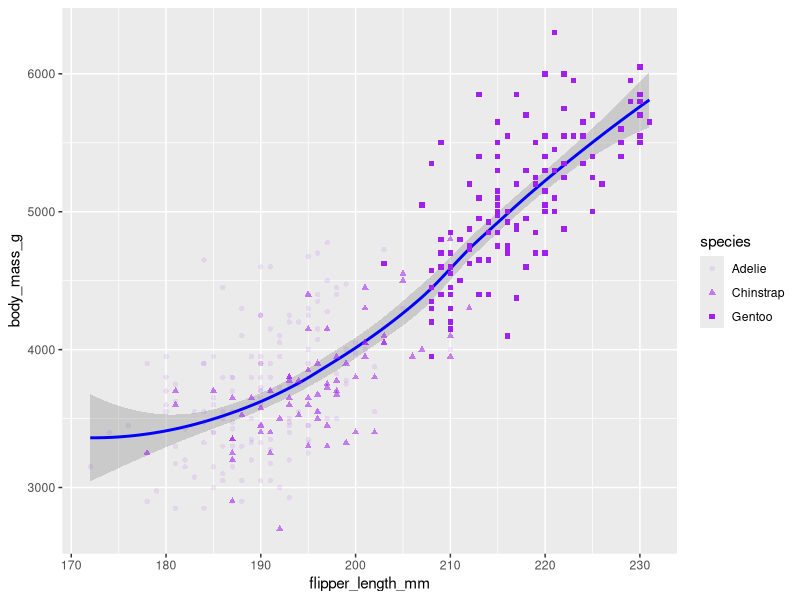
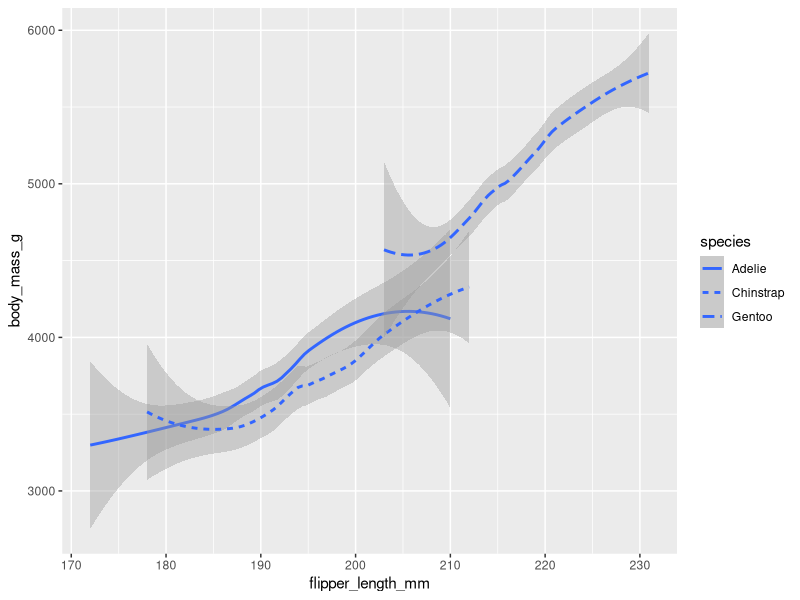
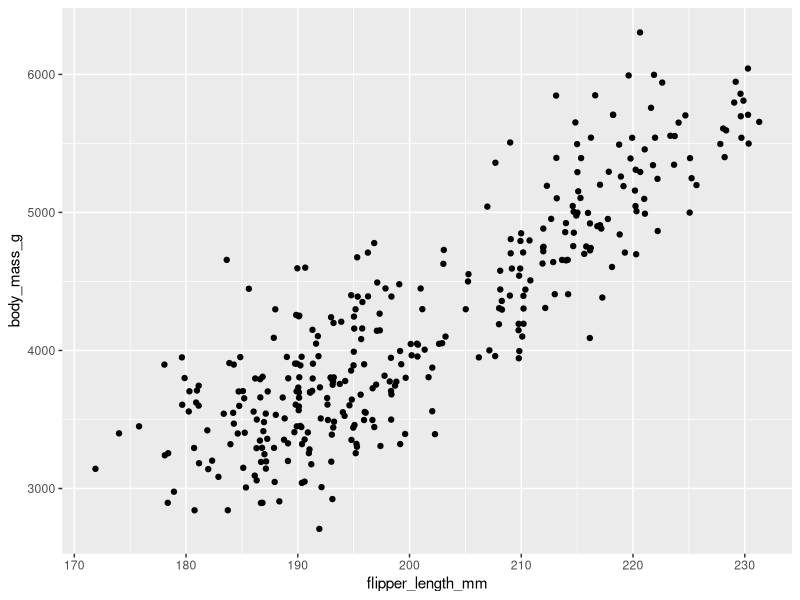
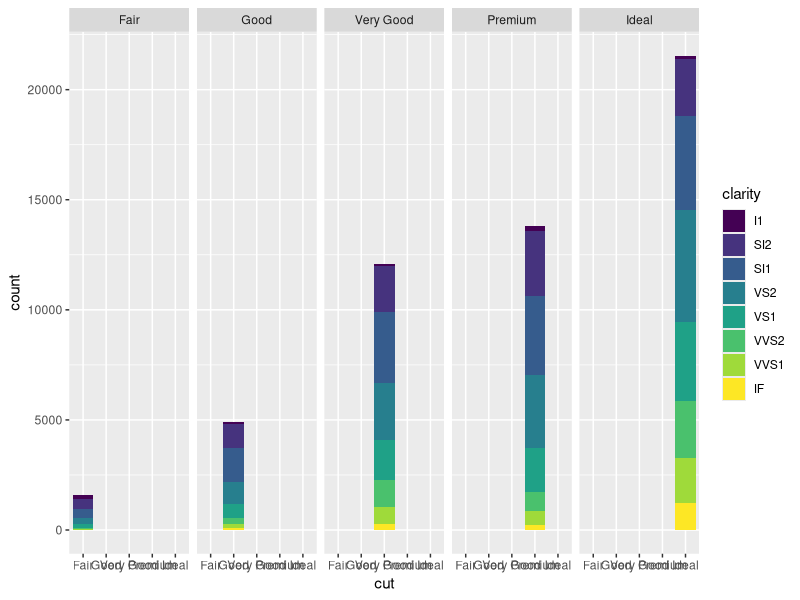
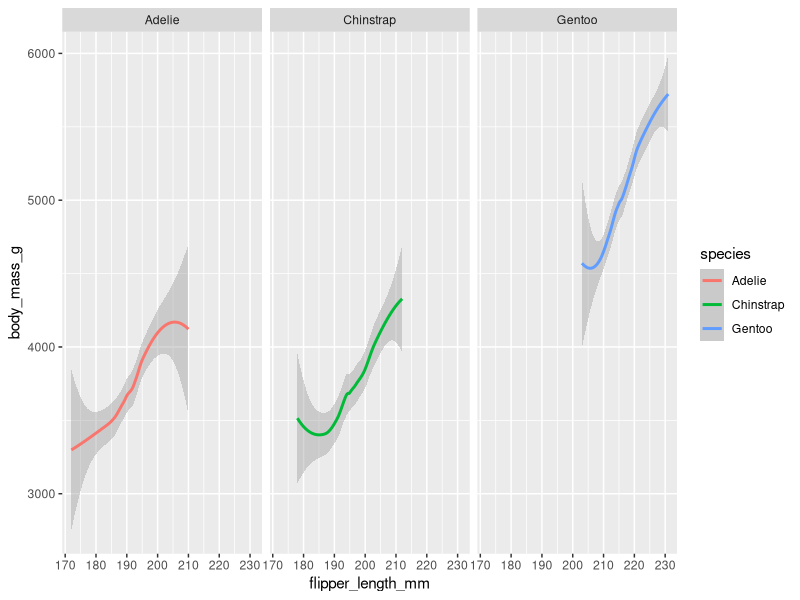
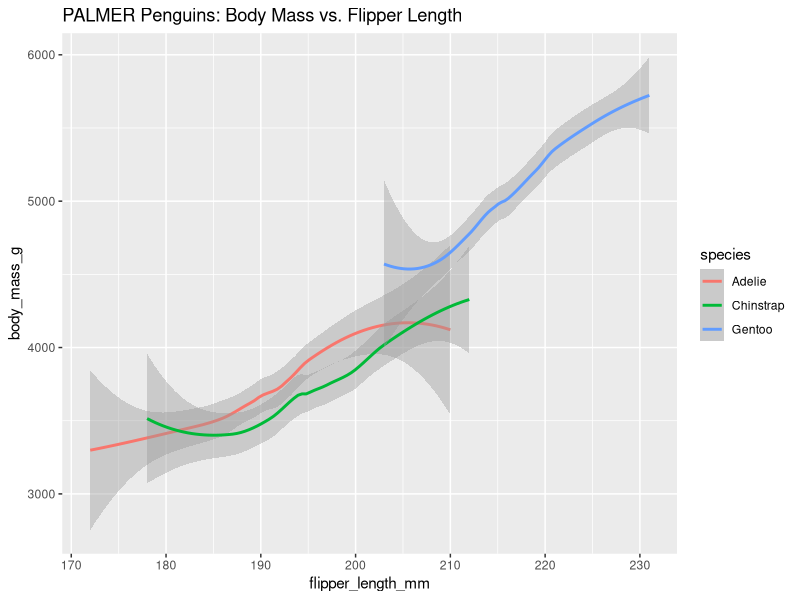
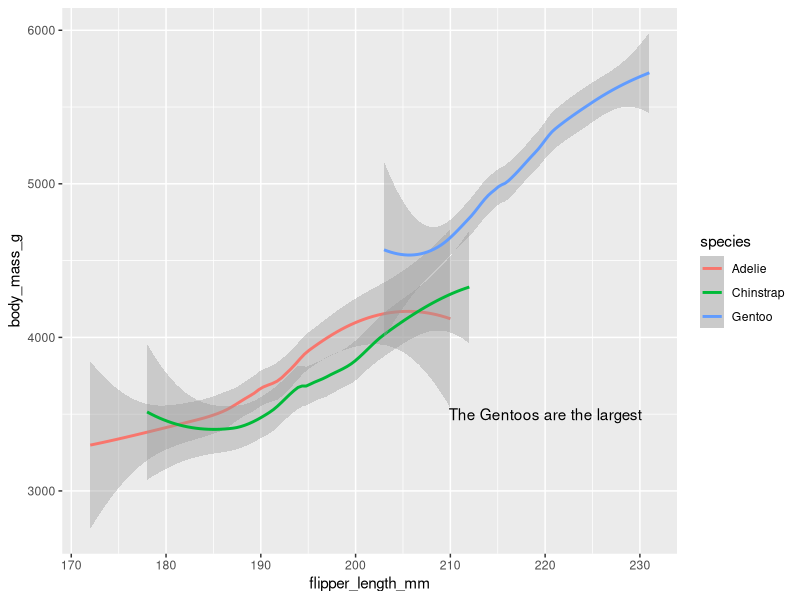

These charts were generated, in order, by the following R code:
## ---- chunk 1
library(tidyverse)
library(palmerpenguins)
## ---- chunk 2
ggplot(data = penguins)+ 
  geom_smooth(mapping = aes(x = flipper_length_mm, y = body_mass_g), color="blue")+
  geom_point(mapping = aes(x = flipper_length_mm, y = body_mass_g,shape = species, alpha = species), color="purple")
ggplot(data = penguins)+ 
  geom_smooth(mapping = aes(x = flipper_length_mm, y = body_mass_g, linetype = species))
ggplot(data = penguins)+ 
  geom_jitter(mapping = aes(x = flipper_length_mm, y = body_mass_g))
## ---- chunk 3
ggplot(data=diamonds)+
  geom_bar(mapping = aes(x=cut, fill=clarity))+
  facet_grid(~cut)
## ---- chunk 4
ggplot(data = penguins)+ 
  geom_smooth(mapping = aes(x = flipper_length_mm, y = body_mass_g, color=species))+
  facet_wrap(~species)
## ---- chunk 5
ggplot(data = penguins)+ 
  geom_smooth(mapping = aes(x = flipper_length_mm, y = body_mass_g, color=species))+
  labs(title="PALMER Penguins: Body Mass vs. Flipper Length")
## ---- chunk 6
ggplot(data = penguins)+ 
  geom_smooth(mapping = aes(x = flipper_length_mm, y = body_mass_g, color=species))+
  annotate("text", x=220, y=3500, label="The Gentoos are the largest")
